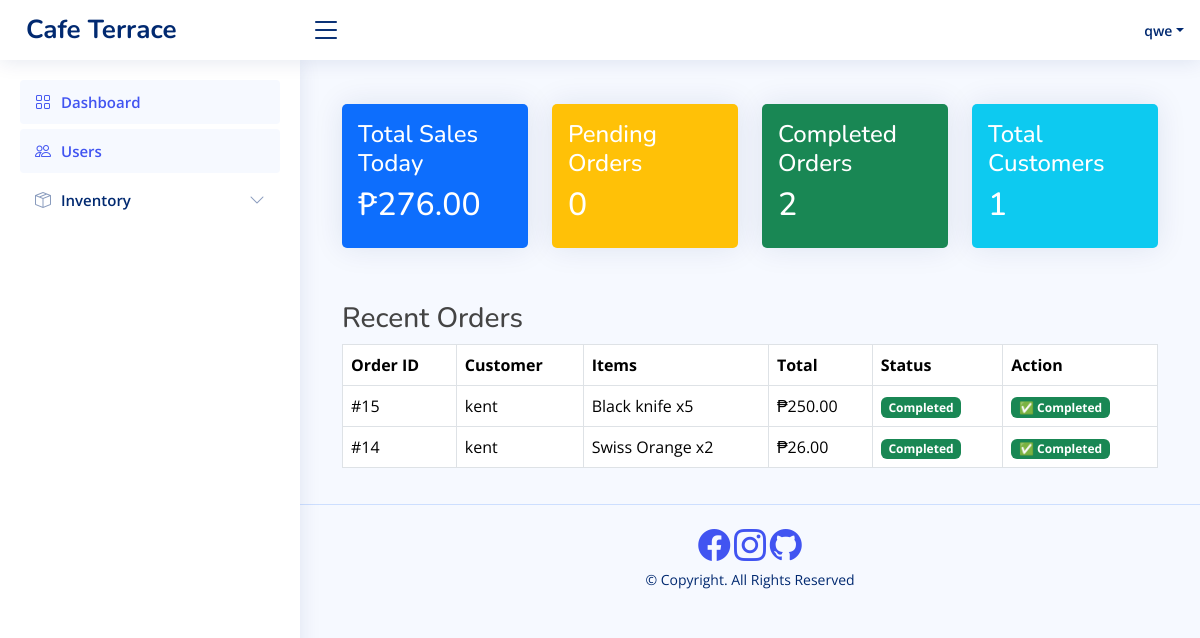
/view/admin/index.php (signed in), run on the app's committed database.
### tables this page shows
CREATE TABLE `orders` (
  `order_id` int(11) NOT NULL,
  `userId` int(11) NOT NULL,
  `total_price` decimal(10,2) NOT NULL,
  `status` varchar(50) DEFAULT 'Pending',
  `created_at` timestamp NOT NULL DEFAULT current_timestamp()
);

CREATE TABLE `users` (
  `userId` int(11) NOT NULL,
  `firstName` varchar(255) NOT NULL,
  `lastName` varchar(255) NOT NULL,
  `email` varchar(255) NOT NULL,
  `password` varchar(255) NOT NULL,
  `phoneNumber` varchar(255) NOT NULL,
  `gender` enum('Male','Female') NOT NULL,
  `birthday` date NOT NULL,
  `verification` int(11) NOT NULL DEFAULT 0,
  `profilePicture` longblob DEFAULT NULL,
  `role` varchar(25) NOT NULL,
  `createdAt` timestamp NOT NULL DEFAULT current_timestamp()
);

### view/admin/index.php (the view, shortened to what this page needs)
<?php
include("../../dB/config.php");
include("./includes/header.php");
include("./includes/topbar.php");
include("./includes/sidebar.php");
$user_count_sql = "SELECT COUNT(*) AS total_users FROM users WHERE role = 'user'";
$user_count_result = $conn->query($user_count_sql);
$user_count_row = $user_count_result->fetch_assoc();
$total_users = $user_count_row['total_users'];
$sales_sql = "SELECT SUM(total_price) AS total_sales FROM orders WHERE status != 'Failed'";
$sales_result = $conn->query($sales_sql);
$sales_row = $sales_result->fetch_assoc();
$total_sales = $sales_row['total_sales'] ?? 0;
$pending_sql = "SELECT COUNT(*) AS pending_orders FROM orders WHERE status = 'Pending'";
$pending_result = $conn->query($pending_sql);
$pending_row = $pending_result->fetch_assoc();
$pending_orders = $pending_row['pending_orders'] ?? 0;
$completed_sql = "SELECT COUNT(*) AS completed_orders FROM orders WHERE status = 'Completed'";
$completed_result = $conn->query($completed_sql);
$completed_row = $completed_result->fetch_assoc();
$completed_orders = $completed_row['completed_orders'] ?? 0;
$orders_sql = "
    SELECT orders.order_id, users.firstName AS customer, orders.total_price, orders.status
    FROM orders
    JOIN users ON orders.userId = users.userId
    ORDER BY orders.created_at DESC
    LIMIT 5;";
$orders_result = $conn->query($orders_sql);
?>
<div class="container mt-4">
    <div class="row">
        <div class="col-md-3">
            <div class="card bg-primary text-white p-3">
                <h4>Total Sales Today</h4>
                <h2>₱<?php echo number_format($total_sales, 2); ?></h2>
            </div>
        </div>
        <div class="col-md-3">
            <div class="card bg-warning text-white p-3">
                <h4>Pending Orders</h4>
                <h2><?php echo $pending_orders; ?></h2>
            </div>
        </div>
        <div class="col-md-3">
            <div class="card bg-success text-white p-3">
                <h4>Completed Orders</h4>
                <h2><?php echo $completed_orders; ?></h2>
            </div>
        </div>
        <div class="col-md-3">
            <div class="card bg-info text-white p-3">
                <h4>Total Customers</h4>
                <h2><?php echo $total_users; ?></h2>
            </div>
        </div>
    </div>
    <div class="mt-4">
        <h3>Recent Orders</h3>
        <table class="table table-bordered">
            <thead>
                <tr>
                    <th>Order ID</th>
                    <th>Customer</th>
                    <th>Items</th>
                    <th>Total</th>
                    <th>Status</th>
                    <th>Action</th>
                </tr>
            </thead>
            <tbody>
            <?php while ($order = $orders_result->fetch_assoc()): ?>
            <tr>
                <td>#<?php echo $order['order_id']; ?></td>
                <td><?php echo htmlspecialchars($order['customer']); ?></td>
                <td>
                    <?php
                    $order_items_sql = "SELECT product_name, quantity FROM order_items WHERE order_id = " . $order['order_id'];
                    $order_items_result = $conn->query($order_items_sql);
                    $items = [];
                    while ($item = $order_items_result->fetch_assoc()) {
                        $items[] = htmlspecialchars($item['product_name']) . ' x' . $item['quantity'];
                    }
                    echo implode(', ', $items);
                    ?>
                </td>
                <td>₱<?php echo number_format($order['total_price'], 2); ?></td>
                <td>
                    <span class="badge
                        <?php
                            if ($order['status'] == 'Completed') {
                                echo 'bg-success';
                            } elseif ($order['status'] == 'Failed') {
                                echo 'bg-danger';
                            } else {
                                echo 'bg-warning';
                            }
                        ?>">
                        <?php echo htmlspecialchars($order['status']); ?>
                    </span>
                </td>
                <td>
                    <form action="../../controllers/update_order.php" method="POST" class="d-inline">
                        <?php if ($order['status'] === 'Pending'): ?>
                            <button type="submit" name="complete_order" class="btn btn-success btn-sm">✔ Complete</button>
                            <button type="submit" name="fail_order" class="btn btn-warning btn-sm">❌ Fail</button>
                            <button type="button" class="btn btn-danger btn-sm delete-btn" data-id="<?php echo $order['order_id']; ?>">🗑 Delete</button>
                        <?php elseif ($order['status'] === 'Completed'): ?>
                            <span class="badge bg-success">✅ Completed</span>
                        <?php elseif ($order['status'] === 'Failed'): ?>
                            <span class="badge bg-danger">❌ Failed</span>
                        <?php endif; ?>
                    </form>
                </td>
            </tr>
            <?php endwhile; ?>
            </tbody>
        </table>
    </div>
</div>
<?php include("./includes/footer.php"); ?>

### view/admin/includes/header.php (shortened to what this page needs)
<!DOCTYPE html>
<html lang="en">
<head>
  <link href="../../assets/vendor/bootstrap/css/bootstrap.min.css" rel="stylesheet">
  <link href="../../assets/vendor/bootstrap-icons/bootstrap-icons.css" rel="stylesheet">
  <link href="../../assets/vendor/boxicons/css/boxicons.min.css" rel="stylesheet">
  <link href="../../assets/vendor/quill/quill.snow.css" rel="stylesheet">
  <link href="../../assets/vendor/quill/quill.bubble.css" rel="stylesheet">
  <link href="../../assets/vendor/remixicon/remixicon.css" rel="stylesheet">
  <link href="../../assets/vendor/simple-datatables/style.css" rel="stylesheet">
  <link href="../../assets/css/style.css" rel="stylesheet">
</head>
<body>

### view/admin/includes/topbar.php (shortened to what this page needs)
<?php
$first_name = isset($_SESSION['authUser']['firstName']) ? $_SESSION['authUser']['firstName'] : 'Guest';
?>
  <header id="header" class="header fixed-top d-flex align-items-center">
    <div class="d-flex align-items-center justify-content-between">
      <a href="index.php" class="logo d-flex align-items-center">
        <span class="d-none d-lg-block">Cafe Terrace</span>
      </a>
      <i class="bi bi-list toggle-sidebar-btn"></i>
    </div>
    <nav class="header-nav ms-auto">
      <ul class="d-flex align-items-center">
        <li class="nav-item dropdown pe-3">
          <a class="nav-link nav-profile d-flex align-items-center pe-0" href="#" data-bs-toggle="dropdown">
            <span class="d-none d-md-block dropdown-toggle ps-2"><?php echo htmlspecialchars($first_name); ?></span>
          </a>
        </li>
      </ul>
    </nav>
  </header>

### view/admin/includes/sidebar.php (shortened to what this page needs)
<aside id="sidebar" class="sidebar">
  <ul class="sidebar-nav" id="sidebar-nav">
    <li class="nav-item">
      <a class="nav-link " href="index.php">
        <i class="bi bi-grid"></i>
        <span>Dashboard</span>
      </a>
    </li>
    <li class="nav-item">
      <a class="nav-link " href="user-management.php">
        <i class="bi bi-people"></i>
        <span>Users</span>
      </a>
    </li>
    <li class="nav-item">
      <a class="nav-link collapsed" data-bs-target="#inventory-nav" data-bs-toggle="collapse" href="#">
        <i class="bi bi-box-seam"></i><span>Inventory</span><i class="bi bi-chevron-down ms-auto"></i>
      </a>
    </li>
  </ul>
</aside>
<main id="main" class="main">

### view/admin/includes/footer.php (shortened to what this page needs)
</main>
  <footer id="footer" class="footer text-center py-3">
    <div class="social-icons">
      <a href="https://www.facebook.com/kentjhon.dumapias" target="_blank"><i class="bi bi-facebook fs-2"></i></a>
      <a href="https://www.instagram.com/kent.35p/" target="_blank"><i class="bi bi-instagram fs-2"></i></a>
      <a href="https://github.com/KentJhon" target="_blank"><i class="bi bi-github fs-2"></i></a>
    </div>
    <div class="copyright">
      &copy; Copyright. All Rights Reserved
    </div>
    <div class="credits">
    </div>
  </footer>
</body>
</html>

### assets/css/style.css (style rules this page uses)
:root { scroll-behavior: smooth; }
body { font-family: "Open Sans", sans-serif; background: #f6f9ff; color: #444444; }
a { color: #4154f1; text-decoration: none; }
h1, h2, h3, h4, h5, h6 { font-family: "Nunito", sans-serif; }
#main { margin-top: 60px; padding: 20px 30px; transition: all 0.3s; }
.card { margin-bottom: 30px; border: none; border-radius: 5px; box-shadow: 0px 0 30px rgba(1, 41, 112, 0.1); }
.logo { line-height: 1; }
@media (min-width: 1200px) { .logo { width: 280px; } }
.logo span { font-size: 26px; font-weight: 700; color: #012970; font-family: "Nunito", sans-serif; }
.header { transition: all 0.5s; z-index: 997; height: 60px; box-shadow: 0px 2px 20px rgba(1, 41, 112, 0.1); background-color: #fff; padding-left: 20px; }
.header .toggle-sidebar-btn { font-size: 32px; padding-left: 10px; cursor: pointer; color: #012970; }
.header-nav ul { list-style: none; }
.header-nav>ul { margin: 0; padding: 0; }
.header-nav .nav-profile { color: #012970; }
.header-nav .nav-profile span { font-size: 14px; font-weight: 600; }
.sidebar { position: fixed; top: 60px; left: 0; bottom: 0; width: 300px; z-index: 996; transition: all 0.3s; padding: 20px; overflow-y: auto; scrollbar-width: thin; scrollbar-color: #aab7cf transparent; box-shadow: 0px 0px 20px rgba(1, 41, 112, 0.1); background-color: #fff; }
@media (min-width: 1200px) { #main, #footer { margin-left: 300px; } }
.sidebar-nav { padding: 0; margin: 0; list-style: none; }
.sidebar-nav li { padding: 0; margin: 0; list-style: none; }
.sidebar-nav .nav-item { margin-bottom: 5px; }
.sidebar-nav .nav-link { display: flex; align-items: center; font-size: 15px; font-weight: 600; color: #4154f1; transition: 0.3; background: #f6f9ff; padding: 10px 15px; border-radius: 4px; }
.sidebar-nav .nav-link i { font-size: 16px; margin-right: 10px; color: #4154f1; }
.sidebar-nav .nav-link.collapsed { color: #012970; background: #fff; }
.sidebar-nav .nav-link.collapsed i { color: #899bbd; }
.sidebar-nav .nav-link .bi-chevron-down { margin-right: 0; transition: transform 0.2s ease-in-out; }
.footer { padding: 20px 0; font-size: 14px; transition: all 0.3s; border-top: 1px solid #cddfff; }
.footer .copyright { text-align: center; color: #012970; }
.footer .credits { padding-top: 5px; text-align: center; font-size: 13px; color: #012970; }

### data on the page
orders: order_id "15", userId.firstName "kent", items "Black knife x5", total_price "250.00", status "Completed", shows "✅ Completed"
orders: order_id "14", userId.firstName "kent", items "Swiss Orange x2", total_price "26.00", status "Completed", shows "✅ Completed"

### other printed values
$first_name "qwe"
$total_sales "276.00"
$pending_orders "0"
$completed_orders "2"
$total_users "1"
